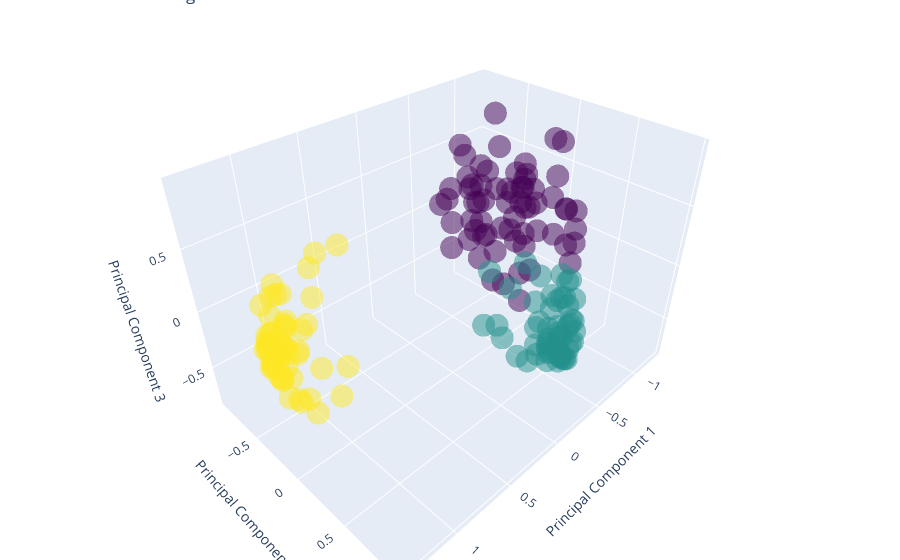

Notebook cell for this chart:
### Code cell
interactive_visualization(df_normalized, cluster_labels)

### Figure 1 — Plotly figure (JSON) as saved in the notebook; plotly's stock layout.template omitted (floating-point values rounded to 4 significant figures; data arrays with more than 128 entries replaced by an {"elided": "..."} marker saying what was removed)
{"data": [{"marker": {"color": {"elided": "178 int values"}, "colorscale": [[0, "#440154"], [0.1111, "#482878"], [0.2222, "#3e4989"], [0.3333, "#31688e"], [0.4444, "#26828e"], [0.5556, "#1f9e89"], [0.6667, "#35b779"], [0.7778, "#6ece58"], [0.8889, "#b5de2b"], [1, "#fde725"]], "opacity": 0.5}, "mode": "markers", "text": "Cluster Labels", "type": "scatter3d", "x": {"elided": "178 float values"}, "y": {"elided": "178 float values"}, "z": {"elided": "178 float values"}}], "layout": {"margin": {"b": 0, "l": 0, "r": 0, "t": 0}, "scene": {"xaxis": {"title": {"text": "Principal Component 1"}}, "yaxis": {"title": {"text": "Principal Component 2"}}, "zaxis": {"title": {"text": "Principal Component 3"}}}, "title": {"text": "DBSCAN Clustering 3D Visualization"}}}
